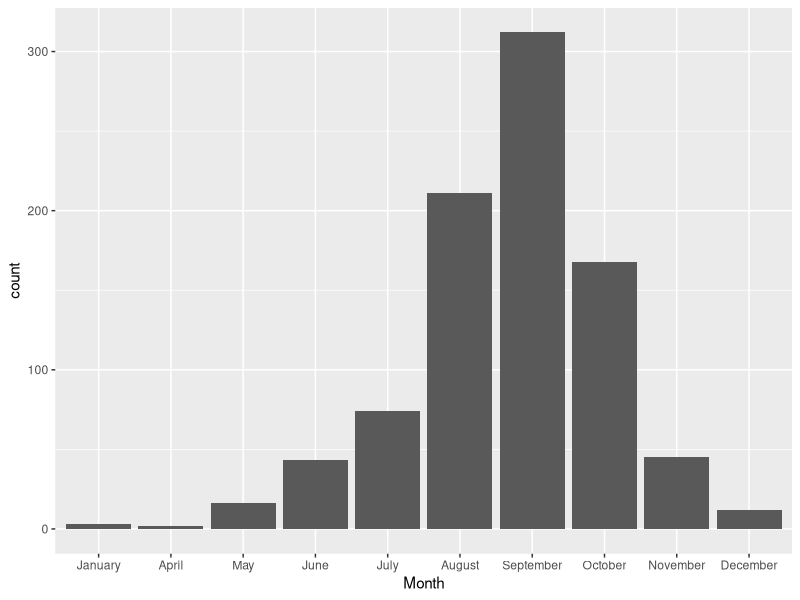
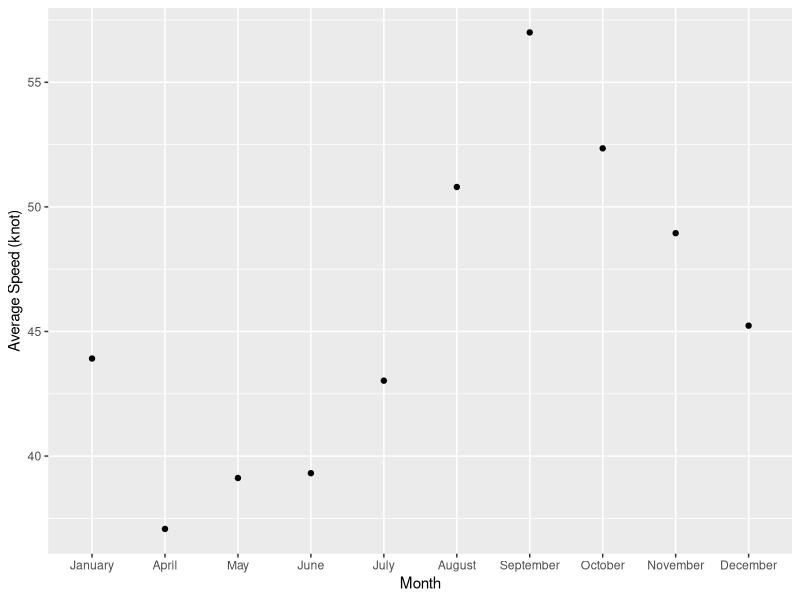
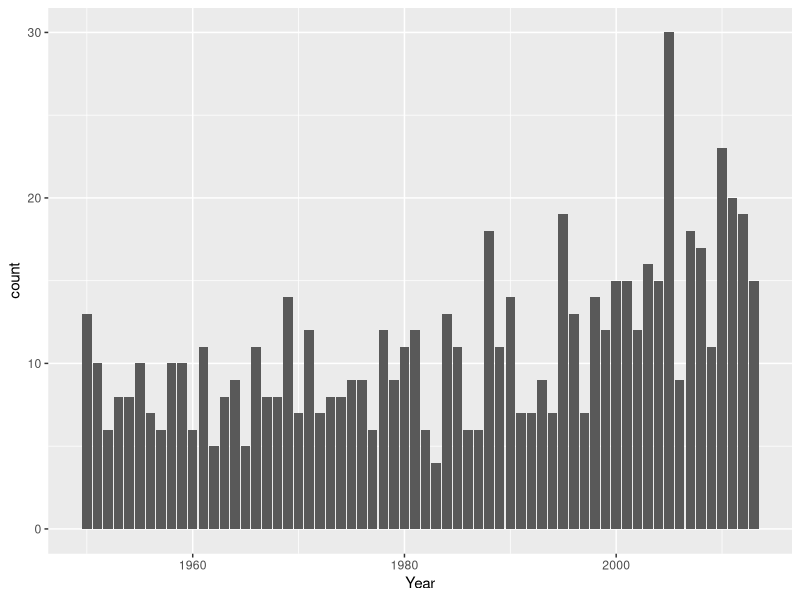
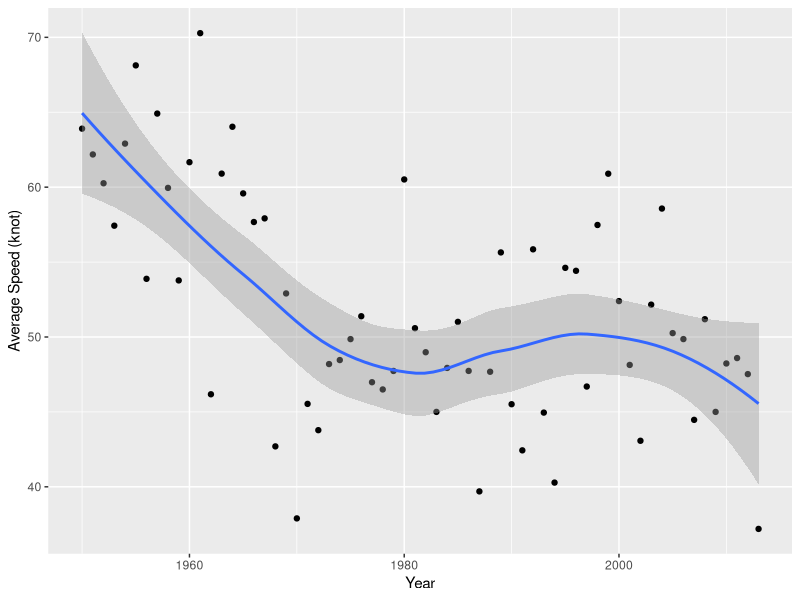
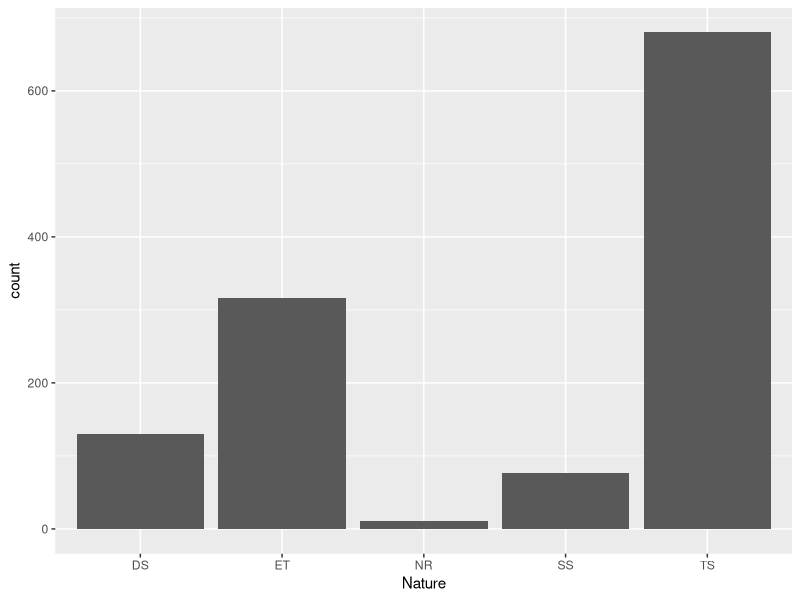
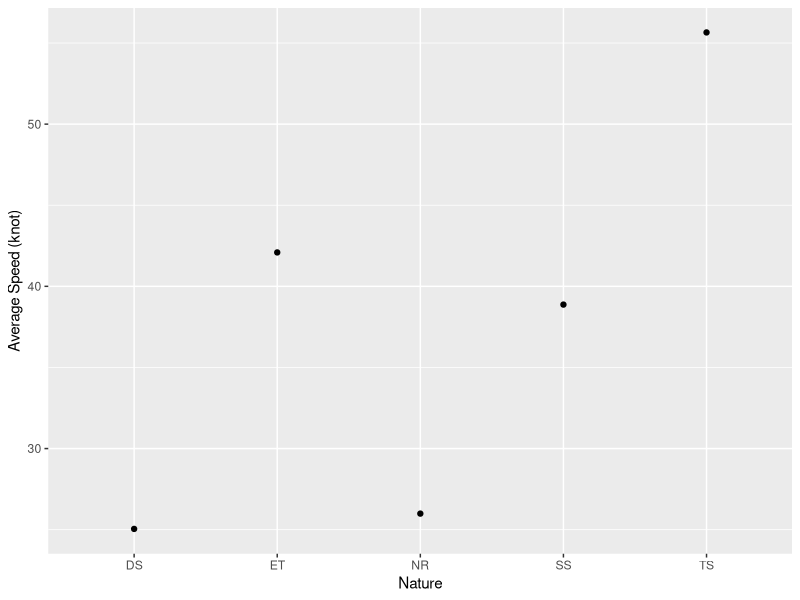

Here is the R script that generated these plots, in order:
## ---- chunk 1
knitr::opts_chunk$set(echo = TRUE)
## ---- chunk 2
library(ggplot2)
dt= read.csv("./hurrican703.csv")
library(data.table)
dt <- as.data.table(dt)
summary(dt)

library(tidyverse)
dt_long <- dt %>%
    dplyr::group_by(ID) %>% 
    mutate(Wind_prev = lag(Wind.kt, 1),
           Lat_change = Latitude - lag(Latitude, 1),
           Long_change = Longitude - lag(Longitude, 1),
           Wind_prev_prev = lag(Wind.kt, 2)) %>% 
    mutate(Wind_change = Wind_prev - Wind_prev_prev)
## ---- chunk 3
storms_month_name = distinct(group_by(select(dt_long, Month, ID), Month))

storms_month_name %>% 
  dplyr::group_by(Month) %>% 
  mutate(Month =  factor(Month, levels = month.name)) %>%  
  ggplot(aes(x = Month)) +
  geom_bar()
## ---- chunk 4
dt_long %>% 
  dplyr::group_by(Month) %>% 
  mutate(avg_speed = mean(Wind.kt)) %>% 
  distinct(Month, avg_speed) %>% 
  mutate(Month =  factor(Month, levels = month.name))%>% 
  ggplot(aes(x = Month, y = avg_speed)) +
  geom_point() +
  scale_y_continuous("Average Speed (knot)")
## ---- chunk 5
storms_season_name = distinct(group_by(select(dt_long, Season, ID), Season))
ggplot(data = storms_season_name) + 
  geom_bar(aes(x = Season)) +
  scale_x_continuous("Year")
## ---- chunk 6
dt_long %>% 
  dplyr::group_by(Season) %>% 
  mutate(avg_speed = mean(Wind.kt)) %>% 
  distinct(Season, avg_speed) %>% 
  ggplot(aes(x = Season, y = avg_speed)) +
  geom_point() +
  geom_smooth(method = "loess") +
  scale_y_continuous("Average Speed (knot)") +
  scale_x_continuous("Year") 
## ---- chunk 7
storms_nature_name = distinct(group_by(select(dt_long, Nature, ID), Nature))
ggplot(data = storms_nature_name) + 
  geom_bar(aes(x = Nature))
## ---- chunk 8
dt_long %>% 
  dplyr::group_by(Nature) %>% 
  mutate(avg_speed = mean(Wind.kt)) %>% 
  distinct(Nature, avg_speed) %>% 
  ggplot(aes(x = Nature, y = avg_speed)) +
  geom_point() +
  scale_y_continuous("Average Speed (knot)")
